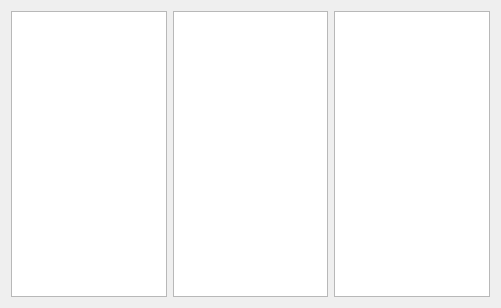
<?xml version="1.0" encoding="UTF-8"?>
<ui version="4.0">
 <class>ProjectEditForm</class>
 <widget class="QWidget" name="ProjectEditForm">
  <property name="geometry">
   <rect>
    <x>0</x>
    <y>0</y>
    <width>501</width>
    <height>308</height>
   </rect>
  </property>
  <property name="windowTitle">
   <string>Project Edit</string>
  </property>
  <layout class="QHBoxLayout" name="horizontalLayout">
   <item>
    <layout class="QHBoxLayout" name="horizontalLayout_2">
     <item>
      <widget class="QListWidget" name="projectListWidget"/>
     </item>
     <item>
      <widget class="QListWidget" name="TagListWidget"/>
     </item>
     <item>
      <widget class="QListWidget" name="dataListWidget"/>
     </item>
    </layout>
   </item>
  </layout>
 </widget>
 <resources/>
 <connections/>
</ui>
